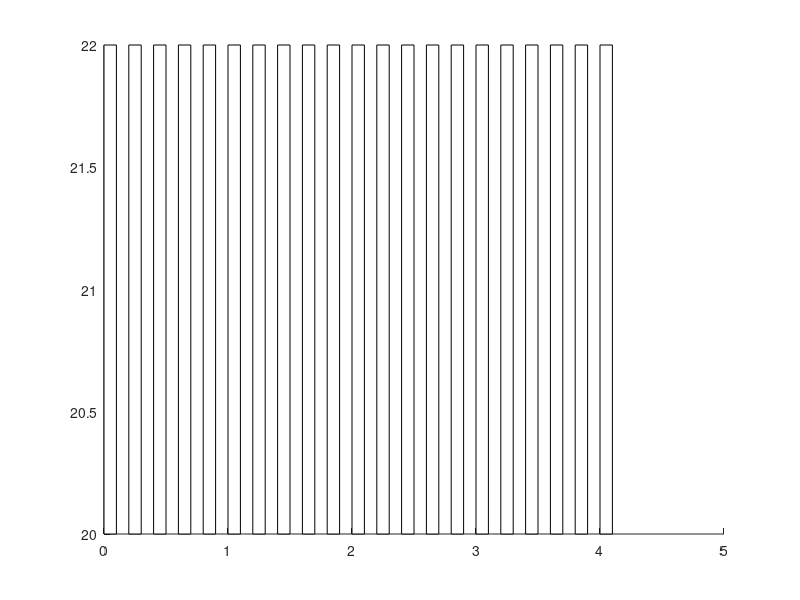

This figure's MATLAB source: (Note: this script raises an error after producing the figure.)
% 创建一个空白的图像
figure;
hold on;

% % 设置马路的宽度和颜色
% road_width = 2;
% patch([0 road_width road_width 0], [0 0 10 10], [0 0 0]);

% 设置斑马线的宽度和间隔
zebra_width = 0.1;
zebra_gap = 0.1;

% 画出斑马线
for i = 0:20
    % 计算每条线的位置
    x = i * (zebra_width + zebra_gap);
    
    % 画出线条
    patch([x x x+zebra_width x+zebra_width], [20 22 22 20], 'w');
end

% 设置 x 轴的范围
xlim([0 road_width]);
axis equal;

% 关闭 hold on 状态
hold
